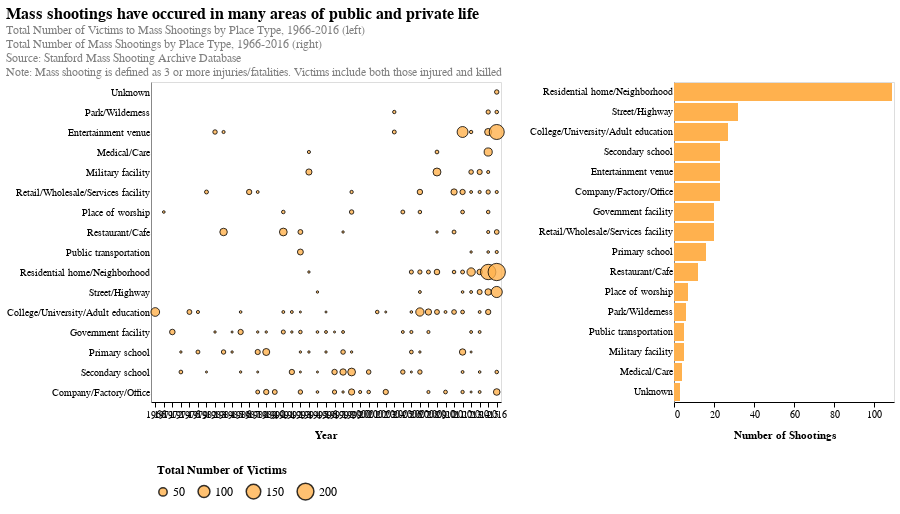

The notebook cell saved with this chart:
### Markdown cell above
### Bubble plot of victims of shooting incidents by place type
This chart shows the variety of venues at which a mass shooting incident has taken place in the last 50 years. On the lefthand side, there is a bubble plot showing the number of victims of mass shootings by the place of shooting,and on the righthand side, there is a bar plot showing the number of shootings, by place of shooting. It is striking to see that there were so many victims of mass shootings were at entertainment venues. The bar plot at the right shows that though streets/highways have more mass shootings overall, entertainment venues have had a higher number of victims. This is likely due to the fact that entertainment venues tend to feature larger groups of people. This chart is useful in conveying how mass shootings have really become a threat to safety in all public and private spaces.

### Code cell
#@title
#data munging
#first, fix and collapse columns
fix_dict = {'Entertainment Venue': 'Entertainment venue', 'Park/Wildness': 'Park/Wilderness', 'Public Transportation': 'Public transportation',
            'Residential home': 'Residential home/Neighborhood', 'Residential Home/Neighborhood': 'Residential home/Neighborhood',
            'Residential home/Neighborhood \nand Street/Highway': 'Residential home/Neighborhood', 'Residential home/Neighborhood,\nRetail/ Wholesale/Services facility': 'Residential home/Neighborhood',
            'Restaurant/Cafe?': 'Restaurant/Cafe', 'Restaurant/Cafeé': 'Restaurant/Cafe', 'Restaurant/cafe': 'Restaurant/Cafe', 
            'Retail/ Wholesale/Services facility\nand Primary school': 'Retail/Wholesale/Services facility', 'Retail/ Wholesale/Services facility': 'Retail/Wholesale/Services facility',
            'Retail/Wholesale/Services facility\n/Residential home/Neighborhood': 'Retail/Wholesale/Services facility', 'Secondary School': 'Secondary school',
  }

mass_shootings['year'] = mass_shootings_deaths['Date'].str[-4:]
mass_shootings['Place Type'] = mass_shootings['Place Type'].map(fix_dict).fillna(mass_shootings['Place Type'])
n_victims = mass_shootings.groupby(['year','Place Type'])['Total Number of Victims'].sum()
n_victims_df = pd.DataFrame(n_victims).reset_index()
n_shootings = mass_shootings.groupby(['year', 'Place Type'])['CaseID'].count()
n_shootings = pd.DataFrame(n_shootings).reset_index()
#bubble chart
chart1 = alt.Chart(n_victims_df).mark_circle(color="#ffb14e",
    opacity=0.8,
    stroke='black',
    strokeWidth=1).encode(
    alt.X('year:O', title="Year", axis=alt.Axis(labelAngle=0)),
    alt.Y('Place Type:N', title=None, sort=alt.EncodingSortField(field='Total Number of Victims', order='descending')),
    alt.Size('Total Number of Victims:Q',
        scale=alt.Scale(range=[0, 300]),
        legend=alt.Legend(title='Total Number of Victims'))).properties(
    width=350,
    height=320,
    title={
      "text": ["Mass shootings have occured in many areas of public and private life"], 
      "subtitle": ["Total Number of Victims to Mass Shootings by Place Type, 1966-2016 (left)", 
                   "Total Number of Mass Shootings by Place Type, 1966-2016 (right)",
                   "Source: Stanford Mass Shooting Archive Database",
                   "Note: Mass shooting is defined as 3 or more injuries/fatalities. Victims include both those injured and killed"],
      "color": "black",
      "subtitleColor": "gray"
    }
)

chart2 = alt.Chart(n_shootings).mark_bar(color="#ffb14e").encode(
    alt.X('CaseID:Q', title="Number of Shootings"),
    alt.Y('Place Type:N', title=None, sort=alt.EncodingSortField(field='CaseID', order='descending'))
).properties(width=220,
             height=320
    
)

alt.hconcat(chart1, chart2).configure_legend(
    padding=6,
    cornerRadius=10,
    orient='bottom',
    columns = 0
)

### Figure 1 — Vega-Lite specification as saved in the notebook (floating-point values rounded to 4 significant figures; data arrays with more than 128 entries replaced by an {"elided": "..."} marker saying what was removed)
{"width": 500, "height": 400, "config": {"title": {"fontSize": 16, "font": "Helvetica", "anchor": "start", "fontColor": "#000000"}, "axisX": {"domain": true, "domainColor": "#000000", "domainWidth": 1, "grid": false, "labelFont": "Helvetica", "labelFontSize": 10, "labelAngle": 0, "tickColor": "#000000", "titleFont": "Helvetica", "titleFontSize": 11, "titlePadding": 10}, "axisY": {"domain": true, "grid": false, "gridColor": "#DEDDDD", "gridWidth": 1, "labelFont": "Helvetica", "labelFontSize": 10, "labelAngle": 0, "ticks": false, "titleFont": "Helvetica", "titleFontSize": 11, "titlePadding": 10}, "range": {"category": ["#ffd700", "#ffb14e", "#fa8775", "#ea5f94", "#cd34b5", "#9d02d7", "#0000ff", "#000000"], "heatmap": ["#ffd700", "#ffb14e", "#fa8775", "#ea5f94", "#cd34b5", "#9d02d7", "#0000ff"], "diverging": ["#ffd700", "#ffb14e", "#fa8775", "#ea5f94", "#cd34b5", "#9d02d7", "#0000ff"]}, "legend": {"labelFont": "Helvetica", "labelFontSize": 12, "titleFont": "Helvetica", "titleFontSize": 12, "columns": 0, "cornerRadius": 10, "orient": "bottom", "padding": 6}, "area": {"fill": "black"}, "line": {"color": "black", "stroke": "black", "strokeWidth": 5}, "point": {"filled": true, "color": "black"}, "text": {"font": "Helvetica", "color": "black", "fontSize": 11, "align": "right", "fontWeight": 400, "size": 11}, "bar": {"fill": "black", "stroke": false}}, "hconcat": [{"data": {"name": "data-21c69428d064a2b9ff19cebafd907483"}, "mark": {"type": "circle", "color": "#ffb14e", "opacity": 0.8, "stroke": "black", "strokeWidth": 1}, "encoding": {"size": {"type": "quantitative", "field": "Total Number of Victims", "legend": {"title": "Total Number of Victims"}, "scale": {"range": [0, 300]}}, "x": {"type": "ordinal", "axis": {"labelAngle": 0}, "field": "year", "title": "Year"}, "y": {"type": "nominal", "field": "Place Type", "sort": {"field": "Total Number of Victims", "order": "descending"}, "title": null}}, "height": 320, "title": {"text": ["Mass shootings have occured in many areas of public and private life"], "subtitle": ["Total Number of Victims to Mass Shootings by Place Type, 1966-2016 (left)", "Total Number of Mass Shootings by Place Type, 1966-2016 (right)", "Source: Stanford Mass Shooting Archive Database", "Note: Mass shooting is defined as 3 or more injuries/fatalities. Victims include both those injured and killed"], "color": "black", "subtitleColor": "gray"}, "width": 350}, {"data": {"name": "data-0c3ca30394e9de9a4092ca2fd45033bc"}, "mark": {"type": "bar", "color": "#ffb14e"}, "encoding": {"x": {"type": "quantitative", "field": "CaseID", "title": "Number of Shootings"}, "y": {"type": "nominal", "field": "Place Type", "sort": {"field": "CaseID", "order": "descending"}, "title": null}}, "height": 320, "width": 220}], "$schema": "https://vega.github.io/schema/vega-lite/v4.0.2.json", "datasets": {"data-21c69428d064a2b9ff19cebafd907483": {"elided": "153 records"}, "data-0c3ca30394e9de9a4092ca2fd45033bc": {"elided": "153 records"}}}
